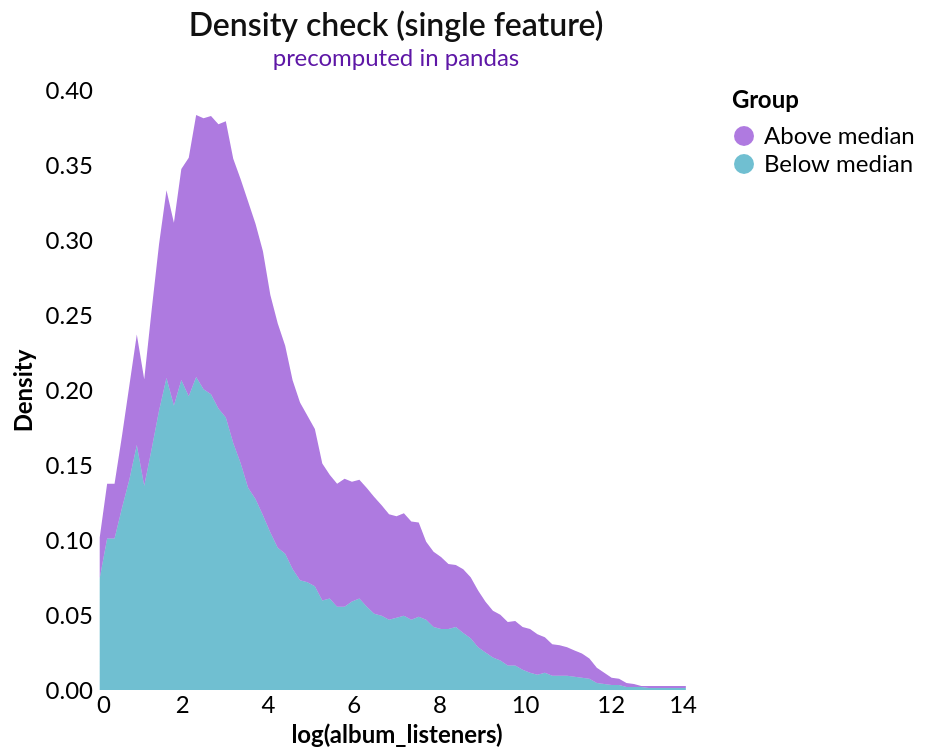

Write notebook code for a chart like this one.
### Markdown cell above
Before stacking multiple ridges, this cell plots the precomputed density curves for a single feature \(film\_vote\_count\)\. This is a lightweight verification step to confirm that our pandas\-generated densities look reasonable \(smooth curves, sensible overlap/separation between groups, no obvious artifacts from binning or smoothing\)\. If this single\-feature plot looks right, the full ridgeline chart is much more likely to render correctly\.

### Code cell
# Let's do a simple ridge plot on one feature to get familiar wth density plots

one = ridge_density_long[ridge_density_long["feature"] == "film_vote_count"]

density = alt.Chart(one).mark_area(opacity=0.6).encode(
    x=alt.X("x:Q", title="log(album_listeners)"),
    y=alt.Y("density:Q", title="Density"),
    color=alt.Color("group:N", title="Group")
).properties(
    title={"text": "Density check (single feature)", "subtitle": "precomputed in pandas"}
)

density

### Figure 1 — Vega-Lite specification as saved in the notebook (floating-point values rounded to 4 significant figures; data arrays with more than 128 entries replaced by an {"elided": "..."} marker saying what was removed)
{"config": {"background": "white", "view": {"fill": "white", "stroke": "transparent"}, "font": "Lato", "title": {"font": "Lato", "fontSize": 16, "fontWeight": 600, "color": "#111111", "subtitleColor": "#5E17A6", "anchor": "middle"}, "axis": {"labelFont": "Lato", "titleFont": "Lato", "labelFontSize": 12, "titleFontSize": 12, "grid": false, "ticks": false, "domain": false, "gridColor": "#e9e9e9", "tickColor": "#cccccc", "domainColor": "#cccccc"}, "legend": {"labelFont": "Lato", "titleFont": "Lato", "labelFontSize": 12, "titleFontSize": 12}, "point": {"filled": true, "size": 60}, "line": {"strokeWidth": 2}, "range": {"category": ["#7922CC", "#1195B2", "#CC0000", "#CE7E00", "#5E17A6", "#0E7C93", "#9E0000", "#A86600", "#3F1D5C", "#1F6F5B", "#8C4A00"]}}, "data": {"name": "data-f06ac21b5e022adca99bbf0024bdb7ed"}, "mark": {"type": "area", "opacity": 0.6}, "encoding": {"color": {"field": "group", "title": "Group", "type": "nominal"}, "x": {"field": "x", "title": "log(album_listeners)", "type": "quantitative"}, "y": {"field": "density", "title": "Density", "type": "quantitative"}}, "title": {"text": "Density check (single feature)", "subtitle": "precomputed in pandas"}, "$schema": "https://vega.github.io/schema/vega-lite/v5.20.1.json", "datasets": {"data-f06ac21b5e022adca99bbf0024bdb7ed": {"elided": "160 records"}}}
